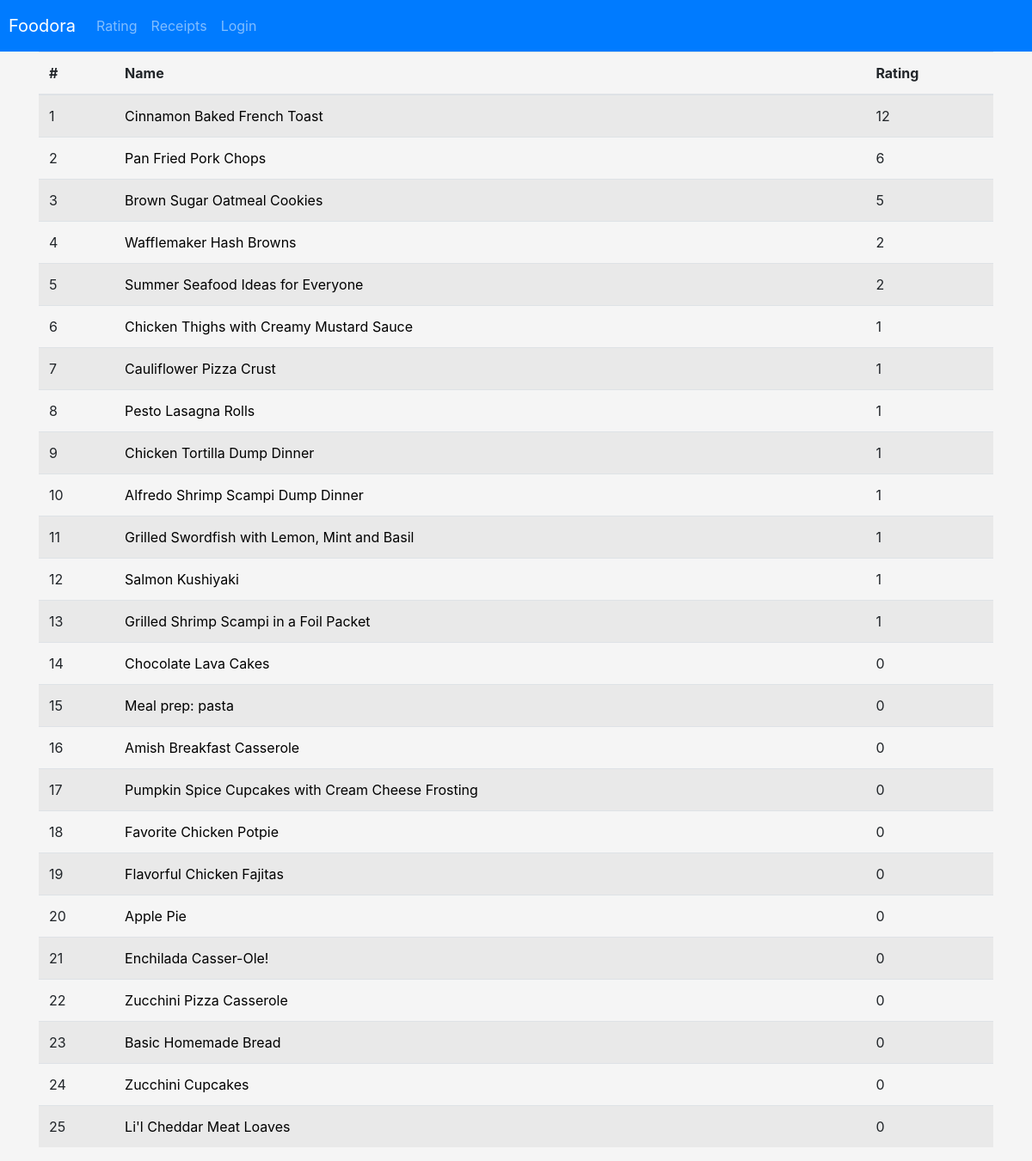
The page /food/rating/ on the database as committed earlier.
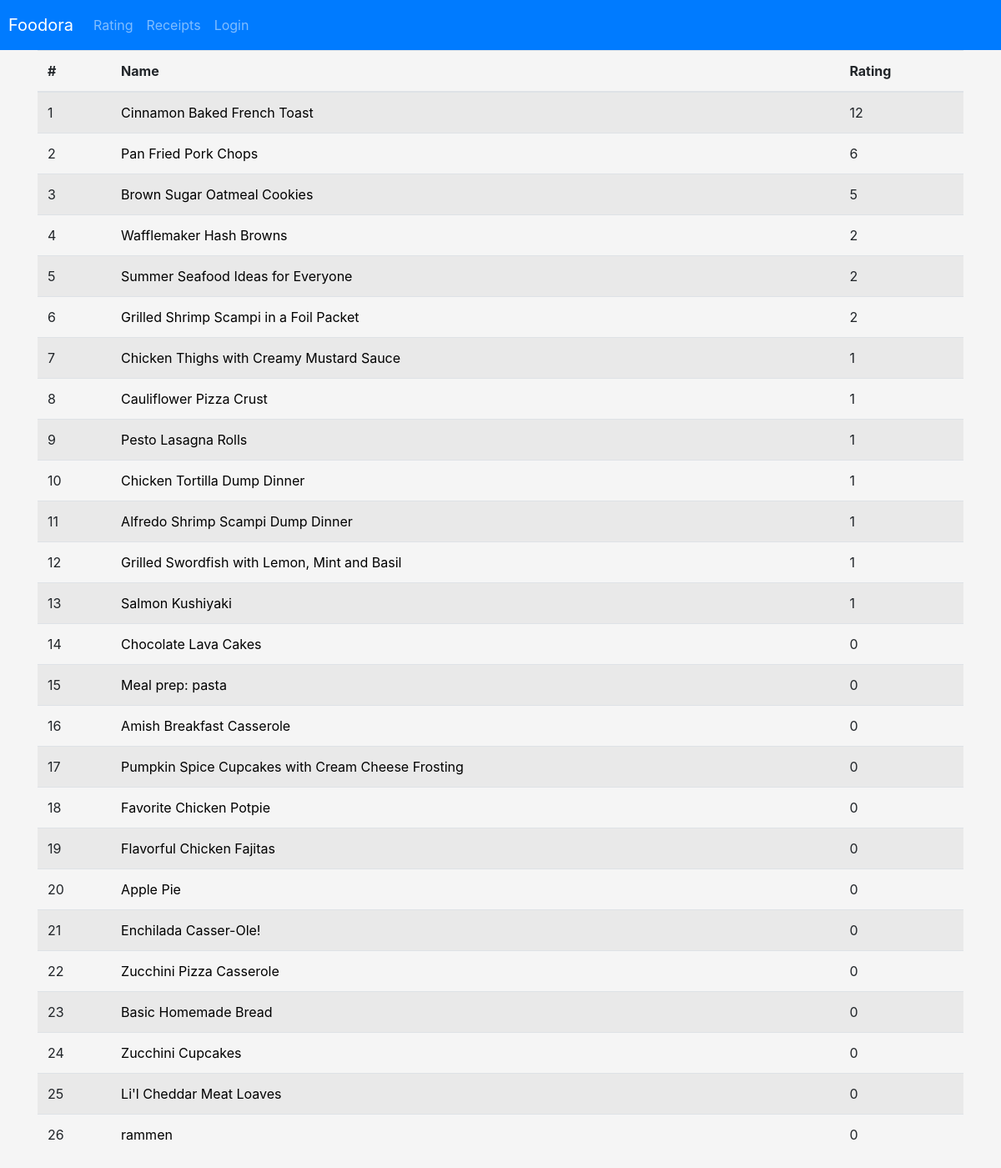
The same page on the database as committed later.
### food/models.py (models this page shows, shortened)
class Item(models.Model):
    user = models.ForeignKey(User, on_delete=models.CASCADE, default=1)
    name = models.CharField(max_length=200)
    description = models.CharField(max_length=200)
    time = models.IntegerField()
    image = models.CharField(max_length=500,
                             default='https://livingstonbagel.com/wp-content/uploads/2016/11/food-placeholder.jpg')
    link = models.CharField(max_length=500, default='')
    clicked = models.IntegerField(default=0)
    OPTION_CHOICES = (
        ('Very easy', 'Very easy'),
        ('Easy', 'Easy'),
        ('Medium', 'Medium'),
        ('Difficult', 'Difficult'),
        ('Breakfast', 'Breakfast'),
        ('Dinner', 'Dinner'),
        ('Meaty', 'Meaty'),
        ('Healthy', 'Healthy'),
        ('Pizza', 'Pizza'),
        ('Vegetables', 'Vegetables'),
        ('Pie', 'Pie'),
        ('Dessert', 'Dessert'),
        ('Vegan', 'Vegan'),
    )
    tags = MultiSelectField(choices=OPTION_CHOICES, max_choices=3, max_length=50, blank=True)

### food/views.py (the view)
# urls.py: path('rating/', views.rating, name='rating'),
def rating(request):
    food_obj = Item.objects.all()
    for item in food_obj:
        item.clicked //= 2  # Деление рейтинга на два
    context = {"food": food_obj}
    return render(request, 'food/rating.html', context)

### food/templates/food/rating.html
{% extends 'food/base.html' %}
{% block body %}
<div class="container">
    <div class="row">
        <div class="col-md-12">
            <table class="table table-striped">
                <thead>
                    <tr>
                        <th>#</th>
                        <th>Name</th>
                        <th>Rating</th>
                    </tr>
                </thead>
                <tbody>
                    {% for item in food|dictsortreversed:'clicked' %}
                    <tr style="cursor: pointer;"
                        onmouseover="this.style.backgroundColor='#d9d9d9';"
                        onmouseout="this.style.backgroundColor='';">
                        <td>{{ forloop.counter }}</td>
                        <td><a href="{% url 'detail' item.id %}" style="color: black;">{{ item.name }}</a></td>
                        <td>{{ item.clicked }}</td>
                    </tr>
                    {% endfor %}
                </tbody>
            </table>
        </div>
    </div>
</div>
{% endblock %}

### food/templates/food/base.html (shortened to what this page needs)
{% load static %}
<!doctype html>
<html lang="en">
<head>
    <link rel="stylesheet" href="https://stackpath.bootstrapcdn.com/bootstrap/4.3.1/css/bootstrap.min.css">
    <link rel="stylesheet" href="{% static 'food/style.css' %}">
</head>
<body>
<nav class="navbar navbar-expand-lg navbar-dark bg-primary mb-0">
    <a class="navbar-brand" href="{% url 'home' %}">Foodora</a>
    <div class="collapse navbar-collapse" id="navbarNav">
        <ul class="navbar-nav">
            {% if user.is_authenticated %}
            <li class="nav-item">
                <a class="nav-link" href="{% url 'profile' %}">Profile</a>
            </li>
            <li class="nav-item">
                <a class="nav-link" href="{% url 'food' %}">Receipts</a>
            </li>
            <li class="nav-item">
                <a class="nav-link" href="{% url 'rating' %}">Rating</a>
            </li>
            <li class="nav-item">
                <a class="nav-link" href="{% url 'create_item' %}">Add Item</a>
            </li>
            <li class="nav-item">
                <a class="nav-link" href="{% url 'logout' %}">Logout</a>
            </li>
            {% else %}
            <li class="nav-item">
                <a class="nav-link" href="{% url 'rating' %}">Rating</a>
            </li>
            <li class="nav-item">
                <a class="nav-link" href="{% url 'food' %}">Receipts</a>
            </li>
            <li class="nav-item">
                <a class="nav-link" href="{% url 'login' %}">Login</a>
            </li>
            {% endif %}
        </ul>
    </div>
</nav>
{% block body %}
{% endblock %}
</body>
</html>

### food/static/food/style.css (style rules this page uses)
.navbar { padding: 10px; margin-bottom: 23px; }

### food/templates/food/base.html (style rules this page uses)
body { background-color: #f5f5f5; }

Rows that differ between the two databases and show on the page:
changed Item "Grilled Shrimp Scampi in a Foil Packet": clicked "1" → "2"; moves up the list
added Item: name "rammen", clicked "0"
